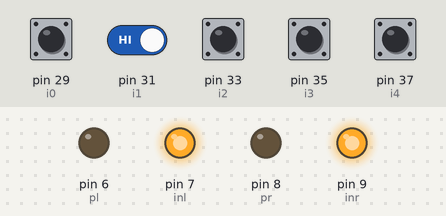
Bench run of a sketch on a simulated Arduino Mega 2560, built with avr-gcc and run on an emulated ATmega2560. Shown: output pins drawn as LEDs (lit = HIGH). Inputs (shaded band) come from the test bench; at power-on: pin 29 (i0), pin 31 (i1), pin 33 (i2), pin 35 (i3), pin 37 (i4) HIGH.

Above: at 1.2 s.
1.3 s: pin 29 (i0) pulled LOW for 0.15 s
At 1.37 s:
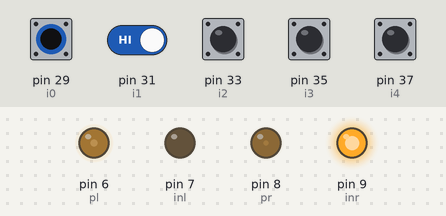
2.9 s: pin 37 (i4) pulled LOW for 0.15 s
At 3.6 s:
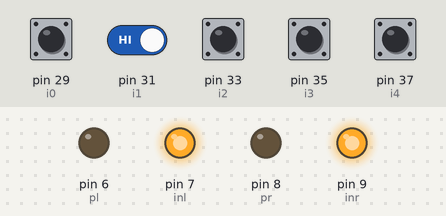
4.5 s: pin 29 (i0) driven LOW and pin 31 (i1) driven LOW
At 5.3 s:
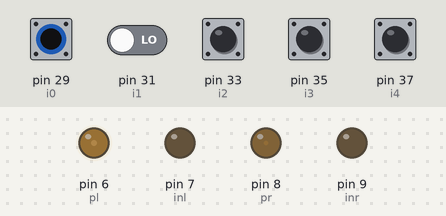
6.0 s: pin 31 (i1) driven HIGH
At 6.5 s:
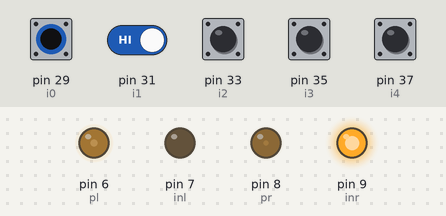
7.5 s: pin 29 (i0) driven HIGH
At 8.8 s:
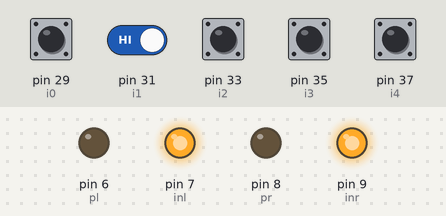
Timing chart, 0 to 10.0 s (numbered marks = the images above; inputs shaded):
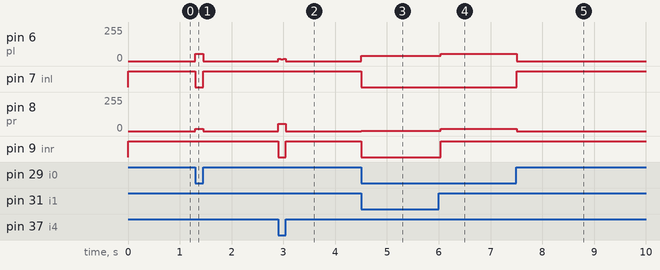

Measured:
- after the input at 1.3 s, pin 6 (pl): 0/255 → 56/255 at once, → 0/255 0.15 s later; pin 7 (inl): HIGH → LOW at once, → HIGH 0.15 s later; pin 8 (pr): 0/255 → 16/255 at once, → 0/255 0.15 s later
- after the input at 2.9 s, pin 6 (pl): 0/255 → 16/255 at once, → 15/255 0.05 s later, → 16/255 0.05 s later, → 0/255 0.05 s later; pin 8 (pr): 0/255 → 56/255 at once, → 55/255 0.05 s later, → 56/255 0.05 s later, → 0/255 0.05 s later; pin 9 (inr): HIGH → LOW at once, → HIGH 0.15 s later
- after the input at 4.5 s, pin 6 (pl): 0/255 → 38/255 at once; pin 7 (inl), pin 9 (inr): HIGH → LOW at once; pin 8 (pr): 0/255 → 1/255 at once
- after the input at 6.0 s, pin 6 (pl): 38/255 → 56/255 at once; pin 8 (pr): 1/255 → 16/255 at once; pin 9 (inr): LOW → HIGH at once
- after the input at 7.5 s, pin 6 (pl): 56/255 → 0/255 at once; pin 7 (inl): LOW → HIGH at once; pin 8 (pr): 16/255 → 0/255 at once

The sketch:

line_follower.ino
```cpp
#define i0 29   // Leftmost
#define i1 31
#define i2 33   // Center
#define i3 35
#define i4 37   // Rightmost

#define pl 6
#define pr 8
#define inl 7
#define inr 9

int s0,s1,s2,s3,s4;
int e = 0;
int prev_e = 0;
long t = 0;
long time = 0;
long prev_time = 0;
float ref_error = 0;
float error = 0;
float kp = 18;
float ki = 0.01;
float kd = 0.01;
float I = 0;
float D = 0;
float u = 0;
bool stop = 0;

void setup() {
  pinMode(i0, INPUT_PULLUP);
  pinMode(i1, INPUT_PULLUP);
  pinMode(i2, INPUT_PULLUP);
  pinMode(i3, INPUT_PULLUP);
  pinMode(i4, INPUT_PULLUP);

  pinMode(pl, OUTPUT);
  pinMode(pr, OUTPUT);
  pinMode(inl, OUTPUT);
  pinMode(inr, OUTPUT);

  Serial.begin(115200);
}

void loop() {
  cal_error();
  PID();

  while(stop) {
    motor_free();
    cal_error();
  }
}

void cal_error() {
  s0 = digitalRead(i0);
  s1 = digitalRead(i1);
  s2 = digitalRead(i2);
  s3 = digitalRead(i3);
  s4 = digitalRead(i4);

  // ---- Error Mapping for 5 IR sensors ----
  if(s0==0 && s1==1 && s2==1 && s3==1 && s4==1) {   // Line far left
    error = +2;
    stop = 0;
  }
  else if(s0==0 && s1==0 && s2==1 && s3==1 && s4==1) {  // Slight left
    error = +1;
    stop = 0;
  }
  else if(s0==1 && s1==0 && s2==1 && s3==0 && s4==1) {  // Perfect center
    error = 0;
    stop = 0;
  }
  else if(s0==1 && s1==1 && s2==1 && s3==0 && s4==0) {  // Slight right
    error = -1;
    stop = 0;
  }
  else if(s0==1 && s1==1 && s2==1 && s3==1 && s4==0) {  // Line far right
    error = -2;
    stop = 0;
  }
  else if(s0==1 && s1==1 && s2==1 && s3==1 && s4==1) {  // All white
    stop = 1;
    motor_free();
  }
  else if(s0==0 && s1==0 && s2==0 && s3==0 && s4==0) {  // All black
    stop = 1;
    motor_free();
  }
}

void PID() {
  time = millis();
  if(time - prev_time > 50) {
    t = time - prev_time;
    e = error - ref_error;
    D = (e - prev_e) * 20;
    I = I + e * 0.05;
    u = kp*e + kd*D + ki*I;

    set_motor(20 + u, 20 - u);

    prev_e = e;
    prev_time = millis();
  }
}

void right_motor(float pwm) {
  if(pwm < 0) pwm = 0;
  analogWrite(pl, pwm);
  digitalWrite(inl, 1);   // inl = 1 : anticlockwise
}

void left_motor(float pwm) {
  if(pwm < 0) pwm = 0;
  analogWrite(pr, pwm);
  digitalWrite(inr, 1);   // inr = 1 : clockwise
}

void motor_free() {
  left_motor(0);
  right_motor(0);
  analogWrite(pl, 0);
  analogWrite(pr, 0);
}

void set_motor(float l, float r) {
  if (l >= 0) {
    analogWrite(pl, l);
    digitalWrite(inl, LOW);
  } else {
    analogWrite(pl, -l);
    digitalWrite(inl, HIGH);
  }

  if (r >= 0) {
    analogWrite(pr, r);
    digitalWrite(inr, LOW);
  } else {
    analogWrite(pr, -r);
    digitalWrite(inr, HIGH);
  }
}
```
